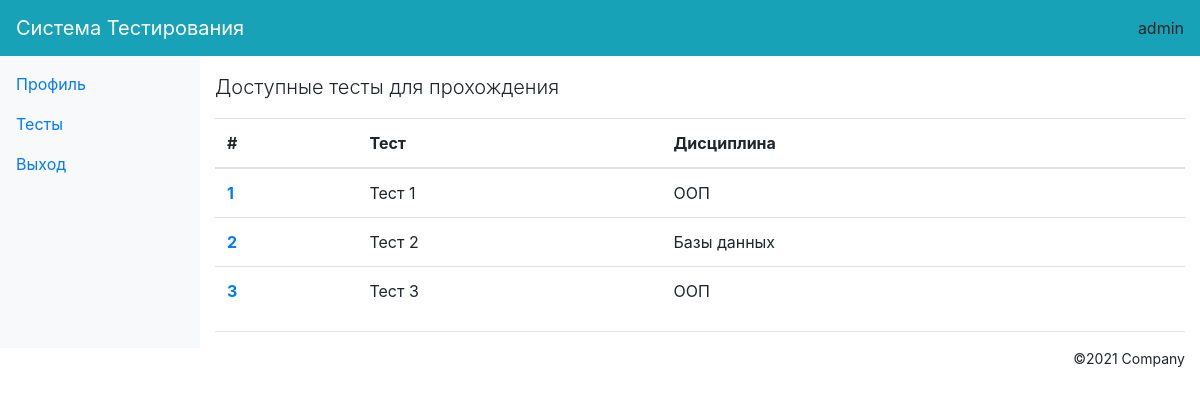
/test_student (signed in), run on the app's committed database.
### core/models.py (models this page shows, shortened)
class TestStudent(models.Model): #Тест
    name = models.CharField(max_length=100, verbose_name='Название теста')
    discipline = models.CharField(max_length=100, verbose_name='Дисциплина')

### core/views.py (the view)
# urls.py: path('test_student', views.tests, name='tests'),
def tests(request):
    tests = TestStudent.objects.all()
    context = {
        'tests': tests,
    }
    return render(request, 'tests.html', context)

### core/templates/tests.html
{% extends 'base_.html' %}
    {% block content %}
      <p class="lead mt-2">Доступные тесты для прохождения</p>
      <table class="table table-hover">
      <thead>
            <tr>
              <th scope="col">#</th>
              <th scope="col">Тест</th>
              <th scope="col">Дисциплина</th>
            </tr>
          </thead>
          <tbody>
           {% for test in tests %}
                <tr>
                  <th scope="row"><a href="{% url 'test_student' test.id %}">{{ test.id }}</a></th>
                  <td>{{ test.name }}</td>
                  <td>{{ test.discipline }}</td>
                </tr>
           {% endfor %}
        </tbody>
    </table>
    {% endblock content %}

### core/templates/top_menu.html (shortened to what this page needs)
    <nav class="navbar fixed-top navbar-expand-md navbar-dark bg-info mb-3">
    <div class="flex-row d-flex">
        <a class="navbar-brand" href="#" title="Free Bootstrap 4 Admin Template">Система Тестирования</a>
    </div>
    <div class="navbar-collapse collapse" id="collapsingNavbar">
        <ul class="navbar-nav ml-auto">
            <li class="nav-item">
                {{ request.user.username }}
            </li>
        </ul>
    </div>
</nav>

### data on the page
TestStudent: id "1", name "Тест 1", discipline "ООП"
TestStudent: id "2", name "Тест 2", discipline "Базы данных"
TestStudent: id "3", name "Тест 3", discipline "ООП"

### other printed values
{{ request.user.username }} "admin"
